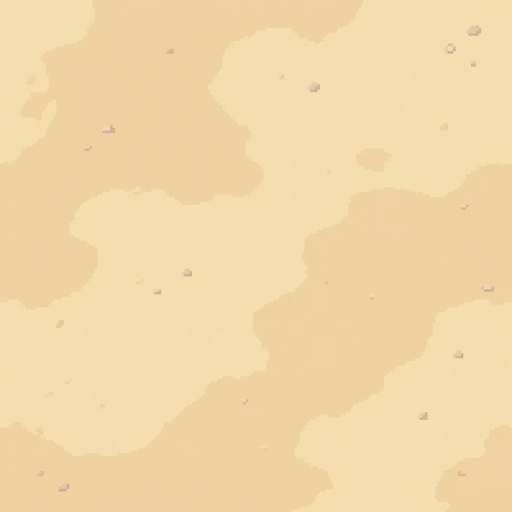
#> input picture ArtSource/Original/ground/ground_a.webp, 1024 x 1024 px (shown at 1/2 size); its folder holds 7 pictures in this run
$ python ground_pixelize.py
#> lines starting #> are read from the running program, lines starting #| are printed output that depends on the picture
# 생성한 흙 바닥 그림을 가짜 픽셀 격자에 맞춰 줄이고, 세로 이음매를 이어 붙여 반복 타일로 만드는 스크립트
# 사용: py -3.13 ArtSource/ground_pixelize.py [출력 폴더]
# 바닥 타일(네모 돌)은 비율을 눕혀도 위에서 본 무늬로 읽혀 캐릭터와 각도가 따로 놀았다(11/18). 방향 없는 흙 바닥으로 바꾼다.
import sys
from pathlib import Path

import numpy as np
from PIL import Image

ROOT = Path(__file__).resolve().parent.parent
SRC = ROOT / "ArtSource/Original/ground"
# 그림마다 원본의 가짜 점 크기(px). 가장자리 세기의 주기로 쟀다.
CELL = {"ground_a.webp": 8.0, "ground_b.webp": 1024 / 200, "ground_c.webp": 1024 / 200}
COLORS = 8          # 흙은 2~3톤 얼룩과 작은 자갈뿐이라 적게 둔다
SEAM_BAND = 128     # 세로 이음매를 섞는 띠 높이(원본 px). 생성 그림은 위아래가 맞지 않았다(가로는 거의 맞음)


def blend_vertical_seam(a: np.ndarray, band: int) -> np.ndarray:
    # 아래 띠를 위 띠에 점점 섞어 넣고 아래 띠를 잘라 낸다. 새 마지막 줄 다음이 원래 아래 띠 첫 줄이 되어 이어진다.
    h = a.shape[0]
    w = (np.arange(band) / band)[:, None, None]
    top = (1 - w) * a[h - band:] + w * a[:band]
    return np.concatenate([top, a[band:h - band]], axis=0)


def grid_phase(lum: np.ndarray, cell: float, axis: int) -> int:
    # 가짜 점 경계가 출력 칸 경계와 맞도록 어긋난 만큼(원본 px)을 찾는다.
    d = np.abs(np.diff(lum, axis=axis)).sum(axis=1 - axis)
    idx = np.arange(len(d)) + 1
    scores = [d[np.abs((idx - o) / cell - np.round((idx - o) / cell)) < 0.5 / cell].sum()
              for o in range(int(round(cell)))]
    return int(np.argmax(scores))


def pixelize(path: Path) -> Image.Image:
    cell = CELL[path.name]
    a = np.asarray(Image.open(path).convert("RGB")).astype(np.float32)
    lum = a @ np.array([0.299, 0.587, 0.114])
    # 격자를 0에서 시작하게 민다(가로는 이어지므로 말아 돌려도 된다. 세로는 이음매 처리 전에 민다).
    a = np.roll(a, -grid_phase(lum, cell, 1), axis=1)
    a = np.roll(a, -grid_phase(lum, cell, 0), axis=0)
    a = blend_vertical_seam(a, SEAM_BAND)
    h, w = a.shape[:2]
    ow, oh = int(round(w / cell)), int(round(h / cell))
    # 원본 해상도에서 색을 먼저 나눈 뒤 칸마다 가장 많은 색 하나만 남긴다(평균을 내면 중간 색이 생긴다).
    q = Image.fromarray(a.astype(np.uint8)).quantize(COLORS, method=Image.Quantize.MEDIANCUT, dither=Image.Dither.NONE)
    lab = np.asarray(q)
    pal = np.array(q.getpalette()[:COLORS * 3]).reshape(-1, 3)
    out = np.zeros((oh, ow), np.int32)
    ys = np.linspace(0, h, oh + 1).astype(int)
    xs = np.linspace(0, w, ow + 1).astype(int)
    for j in range(oh):
        for i in range(ow):
            c = lab[ys[j]:ys[j + 1], xs[i]:xs[i + 1]]
            out[j, i] = np.bincount(c.ravel(), minlength=COLORS).argmax()
    return Image.fromarray(pal[out].astype(np.uint8))


def main() -> None:
    out_dir = Path(sys.argv[1]) if len(sys.argv) > 1 else SRC
    for p in sorted(SRC.glob("ground_*.webp")):
        img = pixelize(p)
#> in pixelize, `lum = a @ np.array([0.299, 0.587, 0.114])`:
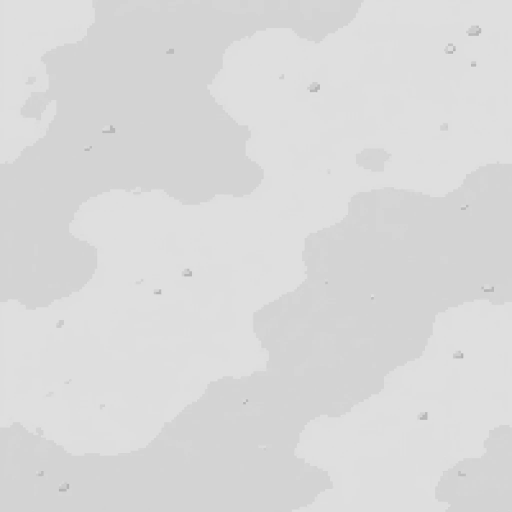
#> lum: shape (1024, 1024) float64 (shown at 1/2 size); min 173.1, max 233.9, mean 217.7
#> in grid_phase, `d = np.abs(np.diff(lum, axis=axis)).sum(axis=1 - axis)`: d = 1023 values, max 966 at index 895, min 0 at index 0, mean 94.34
#> in grid_phase, `idx = np.arange(len(d)) + 1`: idx = 1023 values from 1 to 1023
#> in grid_phase, `scores = [d[np.abs((idx - o) / cell - np.round((idx - o) / cell)) < 0...`: scores = [29528.4, 7817.5, 9513.6, 8515, 17290.1, 7569.9, 8447.5, 7825.9]
#> in blend_vertical_seam, `top = (1 - w) * a[h - band:] + w * a[:band]`:
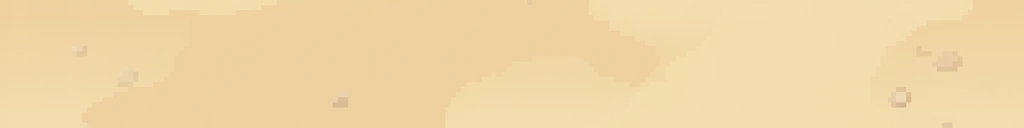
#> top: shape (128, 1024, 3) float64; mean R, G, B 240.9, 214.2, 166.6
#> in blend_vertical_seam, `return np.concatenate([top, a[band:h - band]], axis=0)`:
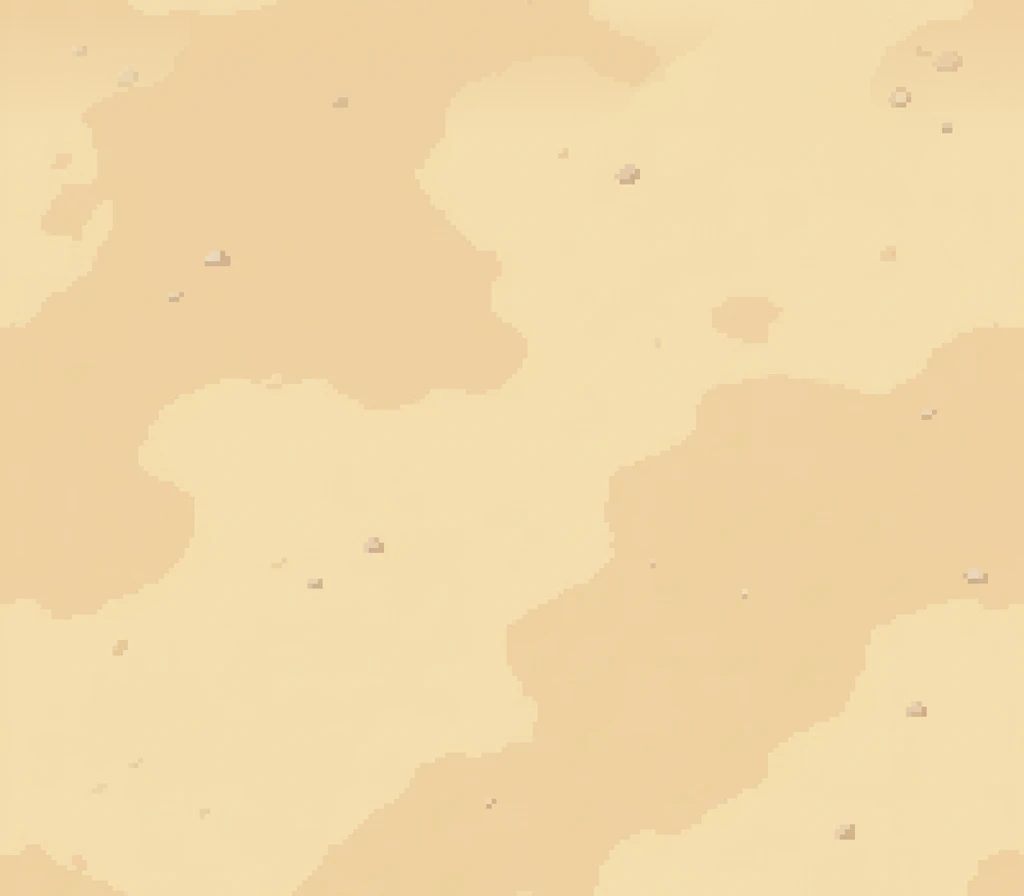
#> returned value: shape (896, 1024, 3) float64; mean of channels 0, 1, 2 241.4, 215.6, 168; drawn as R, G, B
#> in pixelize, `lab = np.asarray(q)`:
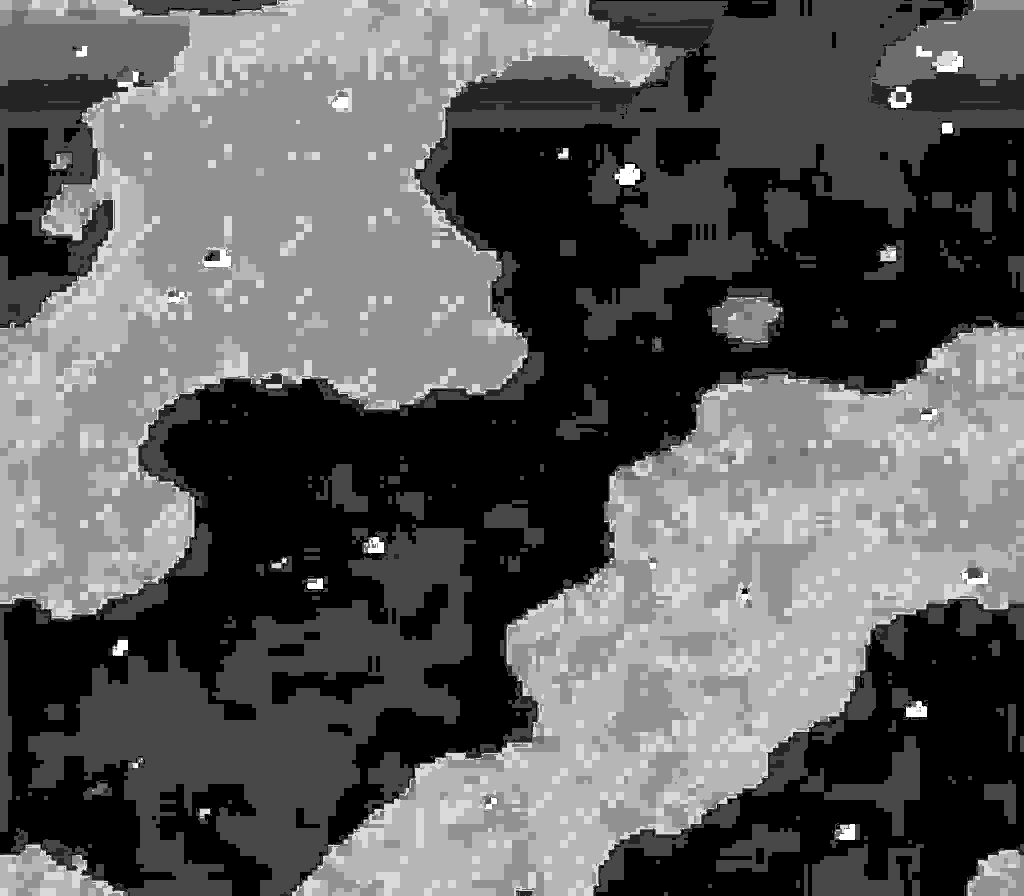
#> lab: shape (896, 1024); min 0, max 7, mean 2.5; drawn with min black and max white
#> in pixelize, `pal = np.array(q.getpalette()[:COLORS * 3]).reshape(-1, 3)`: pal = [[244, 222, 175], [245, 221, 172], [243, 221, 174], [239, 212, 163], [239, 208, 161], [239, 208, 159], [237, 208, 160], [230, 200, 157]]
#> after the loop in pixelize, `for j in range(oh):`:
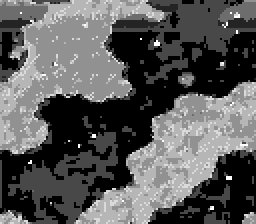
#> out: shape (112, 128) int32 (shown 2 times larger); min 0, max 7, mean 2.46; drawn with min black and max white
        img.save(out_dir / (p.stem + "_px.png"))
        print(p.name, img.size)
#| ground_a.webp (128, 112)
#> pass 2 of the loop in main, `for p in sorted(SRC.glob("ground_*.webp")):`:
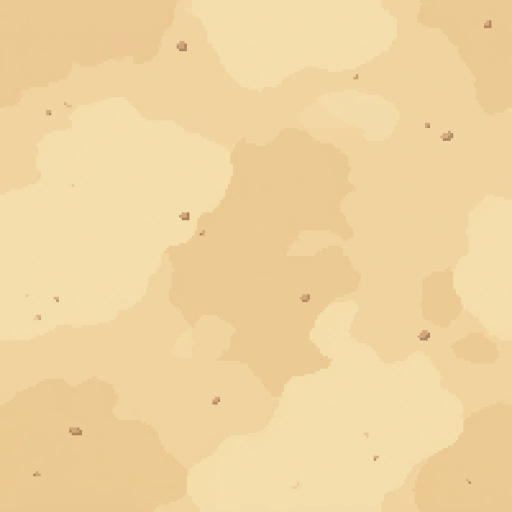
#> input picture ArtSource/Original/ground/ground_b.webp, 1024 x 1024 px (shown at 1/2 size)
#> in pixelize (call 2), `lab = np.asarray(q)`:
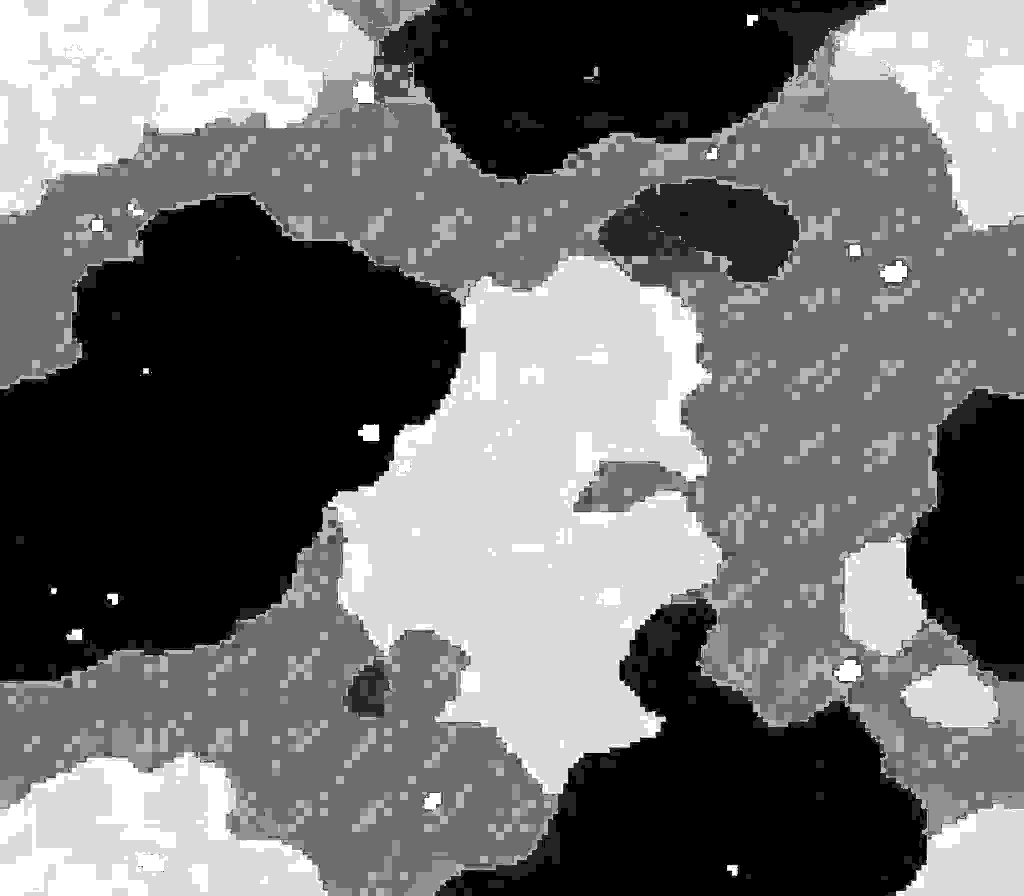
#> lab: shape (896, 1024); min 0, max 7, mean 3.03; drawn with min black and max white
#> pal = [[243, 222, 172], [244, 219, 169], [243, 212, 160], [241, 211, 160], [241, 211, 158], [240, 212, 160], [236, 203, 149], [233, 199, 145]]
#> after the loop in pixelize (call 2), `for j in range(oh):`:
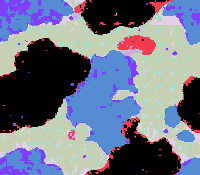
#> out: shape (175, 200) int32; 8 distinct labels, from 0 to 7; one colour per label, 0 black
#| ground_b.webp (200, 175)
#> pass 3 of the loop in main, `for p in sorted(SRC.glob("ground_*.webp")):`:
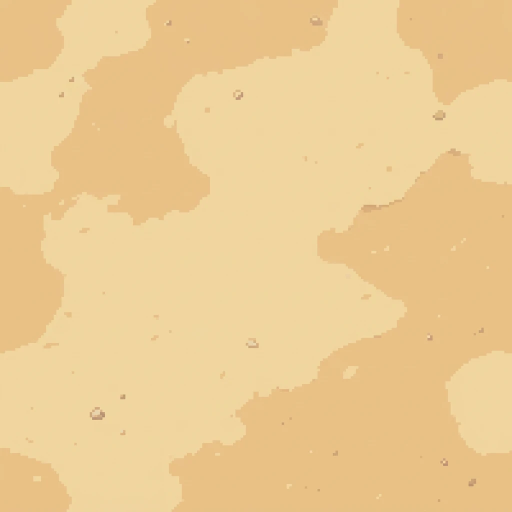
#> input picture ArtSource/Original/ground/ground_c.webp, 1024 x 1024 px (shown at 1/2 size)
#> in pixelize (call 3), `lab = np.asarray(q)`:
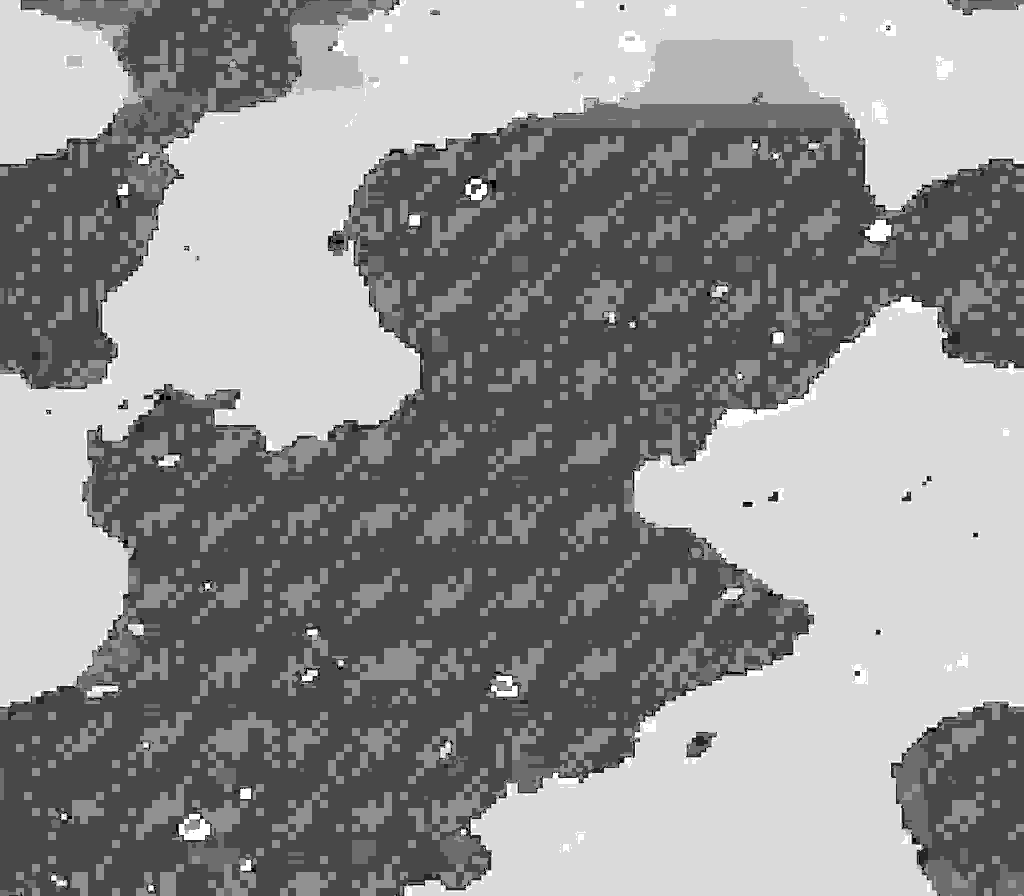
#> lab: shape (896, 1024); min 0, max 7, mean 3.98; drawn with min black and max white
#> pal = [[242, 214, 158], [243, 213, 158], [241, 213, 159], [241, 213, 157], [239, 214, 159], [237, 205, 149], [233, 193, 133], [231, 190, 133]]
#> after the loop in pixelize (call 3), `for j in range(oh):`:
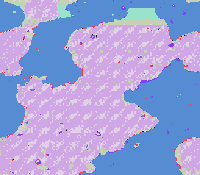
#> out: shape (175, 200) int32; 8 distinct labels, from 0 to 7; one colour per label, 0 black
#| ground_c.webp (200, 175)


if __name__ == "__main__":
    main()
